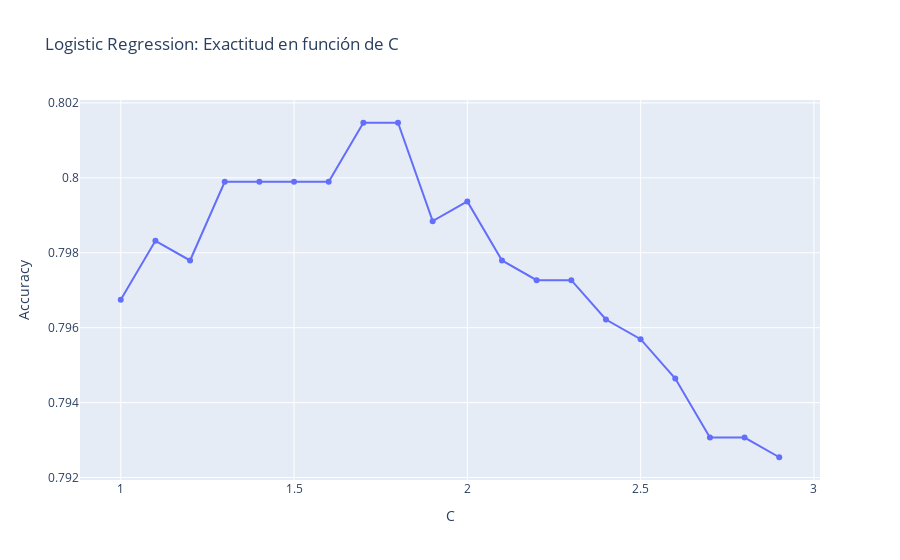

Notebook code cell kept with this figure:
### Markdown cell above
GRAFICO

### Code cell
#Grafico
fig = go.Figure()
fig.add_trace(go.Scatter(x=cs, y=scores,
                    mode='lines+markers'))
fig.update_layout(title_text='Logistic Regression: Exactitud en función de C',
                  xaxis_title='C',
                  yaxis_title='Accuracy',
                  showlegend=False,
                  template="plotly")
fig.show()

### Figure 1 — Plotly figure (JSON) as saved in the notebook; plotly's stock layout.template omitted (floating-point values rounded to 4 significant figures)
{"data": [{"mode": "lines+markers", "type": "scatter", "x": [1, 1.1, 1.2, 1.3, 1.4, 1.5, 1.6, 1.7, 1.8, 1.9, 2.0, 2.1, 2.2, 2.3, 2.4, 2.5, 2.6, 2.7, 2.8, 2.9], "y": [0.7967, 0.7983, 0.7978, 0.7999, 0.7999, 0.7999, 0.7999, 0.8015, 0.8015, 0.7988, 0.7994, 0.7978, 0.7973, 0.7973, 0.7962, 0.7957, 0.7946, 0.7931, 0.7931, 0.7925]}], "layout": {"showlegend": false, "title": {"text": "Logistic Regression: Exactitud en función de C"}, "xaxis": {"title": {"text": "C"}}, "yaxis": {"title": {"text": "Accuracy"}}}}
